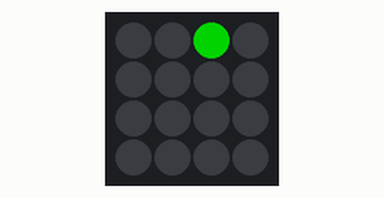
This program was run on a simulated Raspberry Pi Pico running MicroPython. On the bench: 4×4 RGB LED matrix. Dim RGB values are drawn brighter than linear; random numbers come from a fixed seed.

Above: at 0.12 s.
At 4.89 s:
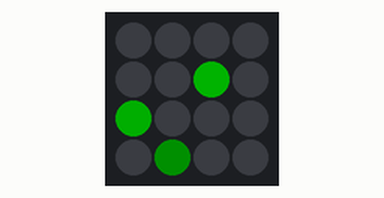
At 9.91 s:
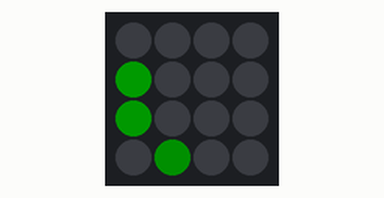
At 19.94 s:
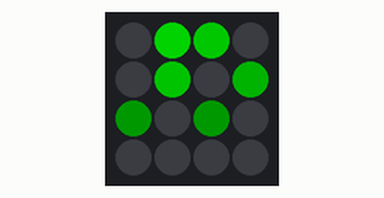
At 29.73 s:
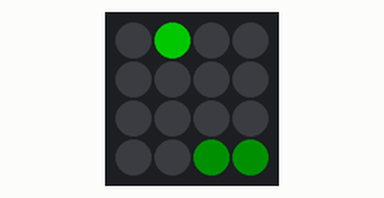
At 39.76 s:
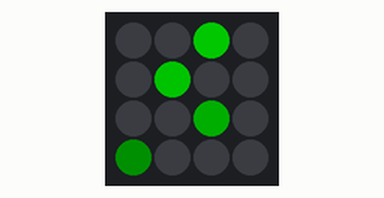

The program:

rain.py
```python
from utime import sleep_ms
from urandom import getrandbits, randint

import picokeypad as keypad

PIXELS = [0 for i in range(16)]
colors = [255, 128, 196, 255]

def random_color():
    return colors[randint(0, len(colors) - 1)]

def clear_display():
    global PIXELS
    for pixel_index in range(16):
        PIXELS[pixel_index] = 0
        keypad.illuminate(pixel_index, 0, 0, 0)
    keypad.update()


def scroll():
    global PIXELS
    for j in range(1,4):
        for k in range(4):
            PIXELS[(4-j)*4+k] = max(0, PIXELS[(4-j-1)*4+k] - 75)
            keypad.illuminate((4-j)*4+k, 0, PIXELS[(4-j)*4+k] , 0)
    for i in range(4):
        if getrandbits(8) > 180:
            PIXELS[i] = random_color()
            keypad.illuminate(i, 0, PIXELS[i], 0)
        else:
            PIXELS[i] = 0
            keypad.illuminate(i, 0, 0, 0)
    keypad.update()


def run():
    keypad.init()
    keypad.set_brightness(0.5)
    clear_display()
    while True:
        scroll()
        sleep_ms(250)

if __name__ == '__main__':
    run()
```
